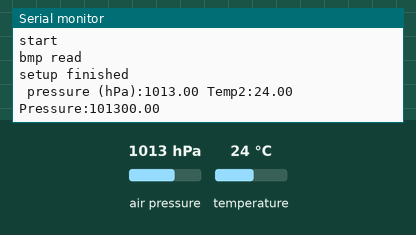
This sketch was run on a simulated ESP32. Shown: the last lines printed to the serial monitor. The test bench sets the inputs (shaded band); at power-on: air pressure 1013 hPa, temperature 24 °C.

Above: at 1.3 s.
1.4 s: air pressure set to 952 hPa
At 2.7 s:
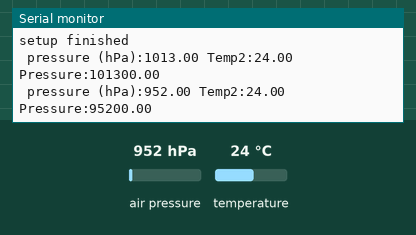
2.9 s: temperature set to 12 °C
At 4.3 s:
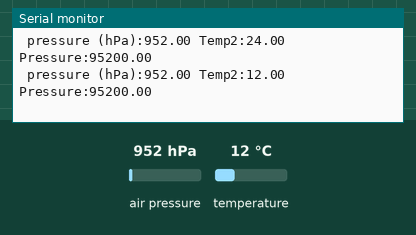
4.4 s: air pressure set to 975 hPa
At 6.7 s:
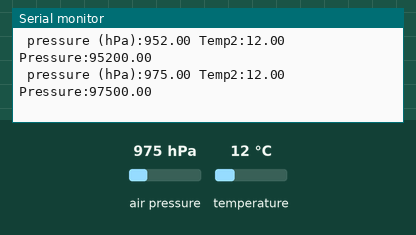
Timing chart, 0 to 8.2 s (numbered marks = the images above; inputs shaded):
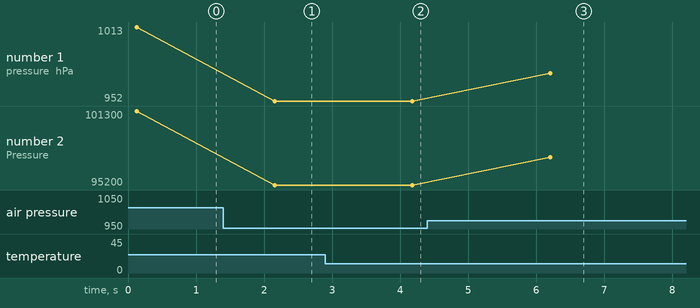

Measured:
- after the input at 1.4 s, the serial monitor: prints a new line after 0.75 s (image 1)
- after the input at 2.9 s, the serial monitor: prints a new line after 1.3 s (image 2)
- after the input at 4.4 s, the serial monitor: prints a new line after 1.8 s (image 3)
- plotted number 1: 1013 → 952 after the input at 1.4 s, 952 → 975 after the input at 4.4 s
- plotted number 2: 101300 → 95200 after the input at 1.4 s, 95200 → 97500 after the input at 4.4 s

The sketch:

Bmp180.ino
```cpp
#include <Wire.h>
#include <Adafruit_Sensor.h>
#include <Adafruit_BMP085_U.h>

/*

BMP180
barometric pressure sensor
datasheet: https://cdn-shop.adafruit.com/datasheets/BST-BMP180-DS000-09.pdf

library: https://github.com/adafruit/Adafruit_BMP085_Unified
and: https://github.com/adafruit/Adafruit_Sensor

  Top view
 ---------------
|               |
|               |
|               |
 VIN GND SCL SDA
 ---------------

*/

const int SDA_PIN = 12;
const int SCL_PIN = 14;


Adafruit_BMP085_Unified bmp;


void setup() {
  Serial.begin(115200);
  delay(100);
  Serial.println("start");
  Wire.begin(SDA_PIN, SCL_PIN);
  if (bmp.begin()) {
    Serial.println("bmp read");
  }
  Serial.println("setup finished");
}

void loop() {

  sensors_event_t event;
  bmp.getEvent(&event);
  if (event.pressure) {

    Serial.print(" pressure (hPa):");
    Serial.print(event.pressure);

    float bmpTemp = 0.0;
    bmp.getTemperature(&bmpTemp);
    float bmpPressure = 0.0;
    bmp.getPressure(&bmpPressure);

    Serial.print(" Temp2:");
    Serial.print(bmpTemp);
    Serial.print("  Pressure:");
    Serial.print(bmpPressure);
  }

  Serial.println();
  delay(2000);
}
```
